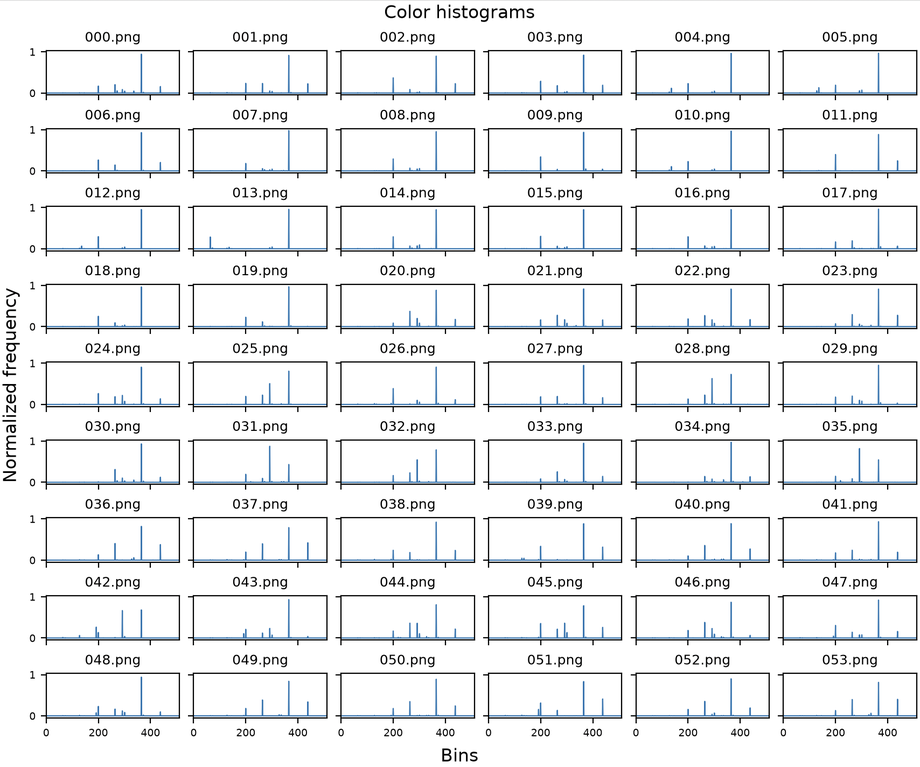
#> input picture image-1.png, 920 x 767 px, shrunk from 1708 x 1424 before the run; its folder holds only this picture in this run
$ python -i patch_features.py   (imports and definitions only)   (older library calls are emulated)
#> lines starting #> are read from the running program, lines starting #| are printed output that depends on the picture; after the words box and inside, x2 and y2 are one past the last pixel; in counts of white or black regions, pixels touching at a corner belong together
#> further down, picture is the input picture: shape (767, 920, 3); mean B, G, R 239.5, 238.3, 237
### CV/preprocessing/grayscale.py
import cv2
import numpy as np

def to_grayscale(image):
    if image.dtype != np.uint8 or image.ndim != 3 or image.shape[2] != 3 or image.size == 0:
        raise ValueError('Expected a nonempty 8-bit BGR image')

    return cv2.cvtColor(image, cv2.COLOR_BGR2GRAY)

### CV/preprocessing/gaussian_blur.py
import cv2

def apply_gaussian_blur(image, kernel_size=5):
#> called with kernel_size = 5
    if not isinstance(kernel_size, int) or kernel_size < 1 or kernel_size % 2 == 0:
        raise ValueError('Kernel size must be a positive odd integer')
    return cv2.GaussianBlur(image, (kernel_size, kernel_size), 0)

### CV/preprocessing/sobel_edge_bold.py
import cv2
import numpy as np


def apply_sobel_edge_bold(gray, strength=1.0):
#> called with strength = 1
    if gray.dtype != np.uint8 or gray.ndim != 2 or gray.size == 0:
        raise ValueError('Expected a nonempty 8-bit grayscale image')
    if not np.isfinite(strength) or not 0 <= strength <= 1:
        raise ValueError('Sobel strength must be between 0 and 1')

    gx = cv2.Sobel(gray, cv2.CV_32F, 1, 0, ksize=3, scale=0.25)
    gy = cv2.Sobel(gray, cv2.CV_32F, 0, 1, ksize=3, scale=0.25)
    edge_strength = np.clip(cv2.magnitude(gx, gy), 0, 255)
    kernel = cv2.getStructuringElement(cv2.MORPH_ELLIPSE, (5, 5))
    edge_strength = cv2.dilate(edge_strength, kernel, iterations=1)
    darkened = gray.astype(np.float32) - strength * edge_strength

    return np.rint(np.clip(darkened, 0, 255)).astype(np.uint8)
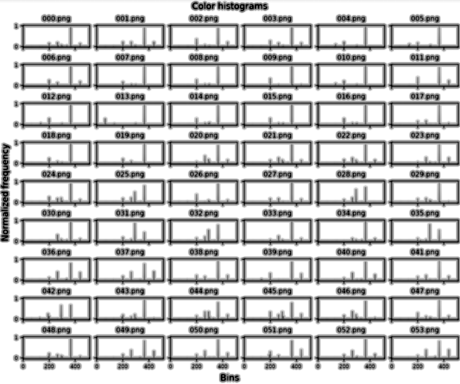
#> returned value: shape (767, 920) (shown at 1/2 size); min 0, max 255, mean 202.8

### CV/preprocessing/isodata.py
import numpy as np

def isodata_threshold(gray):
    if gray.dtype != np.uint8 or gray.ndim != 2 or gray.size == 0:
        raise ValueError("Expected a nonempty 8-bit grayscale image")

    histogram = np.bincount(gray.ravel(), minlength=256)
#> histogram = 256 values, max 317247 at index 255, min 80 at index 1, mean 2756.4
    intensities = np.arange(256)
    threshold = float(gray.mean())
#> threshold = 202.8

    for _ in range(256):
        lower = intensities <= threshold
        low_count = histogram[lower].sum()
        high_count = histogram[~lower].sum()
        if low_count == 0 or high_count == 0:
            break
        low_mean = np.dot(intensities[lower], histogram[lower]) / low_count
        high_mean = np.dot(intensities[~lower], histogram[~lower]) / high_count
        updated = float((low_mean + high_mean) / 2)
        if int(updated) == int(threshold):
            return updated
        threshold = updated
#> this loop made 4 passes
#> (low_count, high_count, low_mean, high_mean, updated, threshold) on passes 1 to 3: (271440, 434200, 126.7, 250.4, 188.6, 188.6), (246622, 459018, 119.9, 247.4, 183.6, 183.6), (236896, 468744, 117.2, 246.1, 181.6, 181.6)

    return threshold


def apply_isodata(gray, threshold_offset=0):
    if not np.isfinite(threshold_offset) or not -100 <= threshold_offset <= 100:
        raise ValueError('Threshold offset must be between -100 and 100')

    automatic_threshold = isodata_threshold(gray)
#> automatic_threshold = 181.1
    bright = gray > automatic_threshold
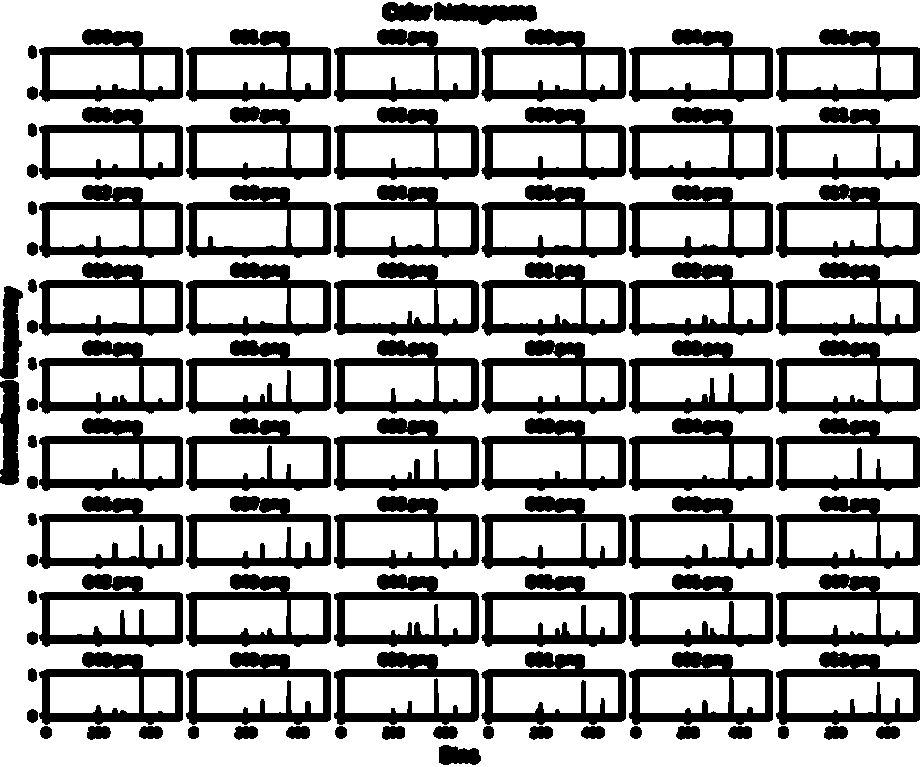
#> bright: shape (767, 920) bool; 66.8% white; 95 black regions, largest, box (x1, y1, x2, y2) and area: (629, 262, 773, 336) 4221, (629, 340, 773, 414) 4204, (629, 651, 773, 725) 4201
    border = np.concatenate((bright[0], bright[-1], bright[1:-1, 0], bright[1:-1, -1]))
    background_is_bright = np.count_nonzero(border) > border.size / 2
#> background_is_bright = True
    threshold = float(np.clip(automatic_threshold + threshold_offset, 0, 255))
#> threshold = 201.1
    bright = gray > threshold
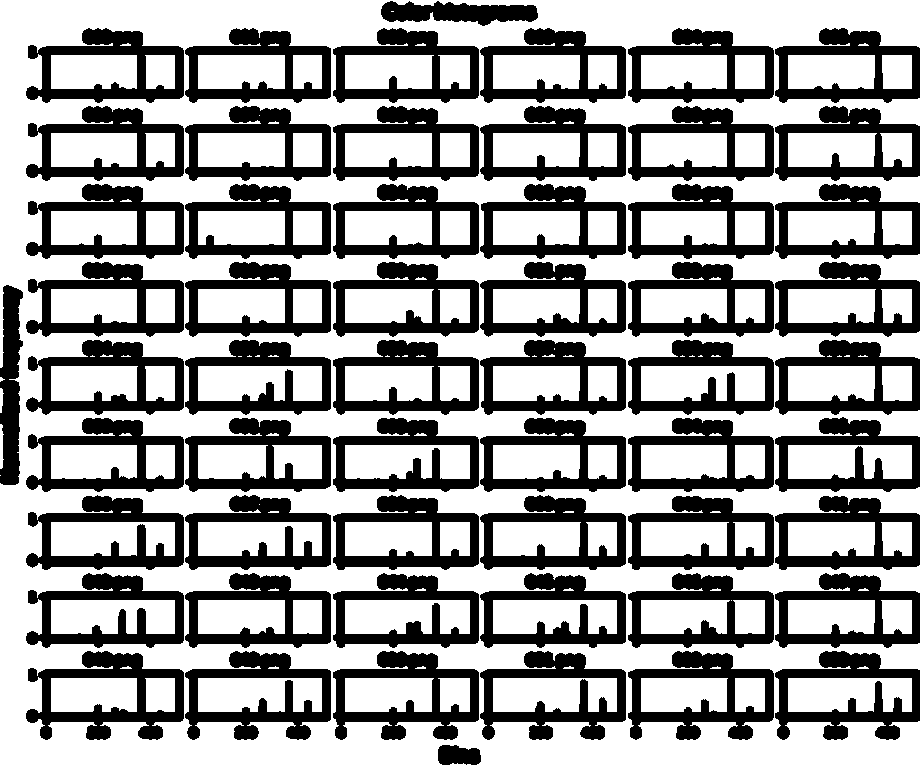
#> bright: shape (767, 920) bool; 61.8% white; 57 black regions, largest, box (x1, y1, x2, y2) and area: (26, 651, 184, 740) 5772, (185, 651, 331, 740) 5579, (480, 651, 626, 740) 5567
    foreground = ~bright if background_is_bright else bright

    return foreground.astype(np.uint8) * 255, threshold

### CV/preprocessing/preprocessing.py
import argparse
from dataclasses import dataclass
from pathlib import Path

import cv2
import numpy as np

if __package__:
    from .inpainting import glare_threshold
    from .surrounding_color_fill import fill_surrounding_color
    from .boundary_blending import blend_glare_boundary
    from .helpers import get_image
    from .grayscale import to_grayscale
    from .sobel_edge_bold import apply_sobel_edge_bold
    from .gaussian_blur import apply_gaussian_blur
    from .isodata import apply_isodata
    from .morphological_cleanup import morphological_cleanup
    from .plate_mask import extract_plate_mask
    from .apply_mask import apply_plate_mask
    from .clahe import apply_clahe
    from .contrast import increase_contrast
else:
    from inpainting import glare_threshold
    from surrounding_color_fill import fill_surrounding_color
    from boundary_blending import blend_glare_boundary
    from helpers import get_image
    from grayscale import to_grayscale
    from sobel_edge_bold import apply_sobel_edge_bold
    from gaussian_blur import apply_gaussian_blur
    from isodata import apply_isodata
    from morphological_cleanup import morphological_cleanup
    from plate_mask import extract_plate_mask
    from apply_mask import apply_plate_mask
    from clahe import apply_clahe
    from contrast import increase_contrast


@dataclass
class PreprocessingResult:
    gray: np.ndarray
    blurred: np.ndarray
    edge_bold: np.ndarray
    threshold: float
    threshold_mask: np.ndarray
    cleaned_mask: np.ndarray
    plate_mask: np.ndarray
    plate: np.ndarray
    plate_gray: np.ndarray
    glare_mask: np.ndarray
    color_filled_plate: np.ndarray
    blended_plate: np.ndarray
    blurred_plate: np.ndarray
    clahe_plate: np.ndarray
    contrast_plate: np.ndarray
    final_plate: np.ndarray


@dataclass
class SegmentationResult:
    gray: np.ndarray
    blurred: np.ndarray
    edge_bold: np.ndarray
    threshold: float
    threshold_mask: np.ndarray
    cleaned_mask: np.ndarray
    plate_mask: np.ndarray
    plate: np.ndarray


def segment_plate(image, blur_size=5,
                  fill_holes=True, allow_border_touching=True,
                  sobel_strength=1.0, threshold_offset=20):
    """Run only through masking the original color plate."""
    if image.dtype != np.uint8 or image.ndim != 3 or image.shape[2] != 3 or image.size == 0:
        raise ValueError('Expected a nonempty 8-bit BGR image')

    gray = to_grayscale(image)
    blurred = apply_gaussian_blur(gray, blur_size)
    edge_bold = apply_sobel_edge_bold(blurred, sobel_strength)
    threshold_mask, threshold = apply_isodata(edge_bold, threshold_offset)
#> threshold = 201.1
    cleaned_mask = morphological_cleanup(threshold_mask, fill_holes=fill_holes)
    plate_mask = extract_plate_mask(cleaned_mask, fill_holes, allow_border_touching)
    plate = apply_plate_mask(image, plate_mask)
    return SegmentationResult(gray, blurred, edge_bold, threshold,
                              threshold_mask, cleaned_mask, plate_mask, plate)


def preprocess_plate(image, blur_size=5,
                     fill_holes=True, allow_border_touching=True, sobel_strength=1.0, threshold_offset=20,
                     glare_cutoff=220, surrounding_radius=5, run_glare_fill=True, blend_width=3, contrast_factor=1.5):

    segmented = segment_plate(image, blur_size, fill_holes,
                              allow_border_touching, sobel_strength, threshold_offset)
    gray, blurred, edge_bold = (segmented.gray,
                                           segmented.blurred, segmented.edge_bold)
    threshold, threshold_mask = segmented.threshold, segmented.threshold_mask
    cleaned_mask, plate_mask, plate = segmented.cleaned_mask, segmented.plate_mask, segmented.plate
    plate_gray = to_grayscale(plate)
    glare_mask = glare_threshold(plate_gray, plate_mask, glare_cutoff)
    color_filled_plate = (fill_surrounding_color(plate, glare_mask, plate_mask, surrounding_radius)
                          if run_glare_fill else plate.copy())
    blended_plate = blend_glare_boundary(plate, color_filled_plate, glare_mask, blend_width)
    blurred_plate = apply_gaussian_blur(to_grayscale(blended_plate), blur_size)
    blurred_plate[plate_mask == 0] = 0
    clahe_plate = apply_clahe(blurred_plate)
    clahe_plate[plate_mask == 0] = 0
    contrast_plate = increase_contrast(clahe_plate, contrast_factor)
    contrast_plate[plate_mask == 0] = 0
    # Retain repaired chroma so color and texture features share the same
    # fully processed input, rather than discarding LAB/HSV color information.
    color = cv2.cvtColor(blended_plate, cv2.COLOR_BGR2YCrCb)
    color[:, :, 0] = contrast_plate
    final_plate = cv2.cvtColor(color, cv2.COLOR_YCrCb2BGR)
    final_plate[plate_mask == 0] = 0

    return PreprocessingResult(gray, blurred, edge_bold, threshold, threshold_mask,
                               cleaned_mask, plate_mask, plate,
                               plate_gray, glare_mask, color_filled_plate, blended_plate,
                               blurred_plate, clahe_plate, contrast_plate, final_plate)


# [50 lines left out: function main, not called in this run]


# [2 lines that do not run on import are left out]

### CV/preprocessing/morphological_cleanup.py
import cv2
import numpy as np


def morphological_cleanup(mask, fill_holes=True):
#> called with fill_holes = True
    if mask.dtype != np.uint8 or mask.ndim != 2 or mask.size == 0:
        raise ValueError('Expected a nonempty 8-bit binary mask')
    if not np.all((mask == 0) | (mask == 255)):
        raise ValueError('Binary mask values must be 0 or 255')

    filled = mask.copy()

    if fill_holes:
        flooded = cv2.copyMakeBorder(mask, 1, 1, 1, 1, cv2.BORDER_CONSTANT, value=0)
#> flooded: shape (769, 922); 38% white; 57 white regions, largest, box (x1, y1, x2, y2) and area: (27, 652, 185, 741) 5772, (186, 652, 332, 741) 5579, (481, 652, 627, 741) 5567
        cv2.floodFill(flooded, None, (0, 0), 255)
#> flooded: shape (769, 922); 70.8% white; 172 black regions (28 under 20 px), largest, box (x1, y1, x2, y2) and area: (642, 367, 766, 402) 3851, (199, 367, 323, 402) 3846, (346, 601, 471, 635) 3747
        holes = cv2.bitwise_not(flooded[1:-1, 1:-1])
#> holes: shape (767, 920); 29.3% white; 172 white regions (28 under 20 px), largest, box (x1, y1, x2, y2) and area: (641, 366, 765, 401) 3851, (198, 366, 322, 401) 3846, (345, 600, 470, 634) 3747
        filled = cv2.bitwise_or(mask, holes)
#> filled: shape (767, 920); 67.6% white; 5 black regions (2 under 20 px), largest, box (x1, y1, x2, y2) and area: (0, 0, 920, 767) 228592, (0, 424, 4, 469) 132, (0, 388, 4, 413) 68

    kernel = cv2.getStructuringElement(cv2.MORPH_ELLIPSE, (9, 9))
    dilated = cv2.dilate(filled, kernel, iterations=1)
#> dilated: shape (767, 920); 80.7% white; 79 black regions (22 under 20 px), largest, box (x1, y1, x2, y2) and area: (0, 486, 437, 767) 23347, (0, 0, 384, 287) 23101, (458, 724, 920, 767) 14204

    return cv2.erode(dilated, kernel, iterations=1)
#> returned value: shape (767, 920); 70.9% white; 58 black regions, largest, box (x1, y1, x2, y2) and area: (0, 482, 441, 767) 28810, (0, 0, 393, 291) 27687, (401, 0, 920, 49) 17901

### CV/preprocessing/plate_mask.py
import cv2
import numpy as np


def extract_plate_mask(mask, fill_holes=True, allow_border_touching=False):
#> called with fill_holes = True, allow_border_touching = True
    count, labels, stats, _ = cv2.connectedComponentsWithStats(mask, connectivity=8)
#> count = 2; stats = [[0, 0, 920, 767, 205577], [0, 0, 920, 767, 500063]]
    border_labels = np.unique(np.concatenate((labels[0], labels[-1], labels[:, 0], labels[:, -1])))
#> border_labels = [0, 1]
    candidates = np.arange(1, count)
    if not allow_border_touching:
        candidates = np.setdiff1d(candidates, border_labels)
    if candidates.size == 0:
        return np.zeros(mask.shape, dtype=np.uint8)

    largest = candidates[np.argmax(stats[candidates, cv2.CC_STAT_AREA])]
#> largest = 1
    mask = (labels == largest).astype(np.uint8) * 255

    if fill_holes:
        flooded = cv2.copyMakeBorder(mask, 1, 1, 1, 1, cv2.BORDER_CONSTANT, value=0)
#> flooded: shape (769, 922); 70.5% white; 44 black regions, largest, box (x1, y1, x2, y2) and area: (0, 0, 922, 769) 105469, (108, 98, 237, 128) 2517, (550, 98, 679, 128) 2512
        cv2.floodFill(flooded, None, (0, 0), 255)
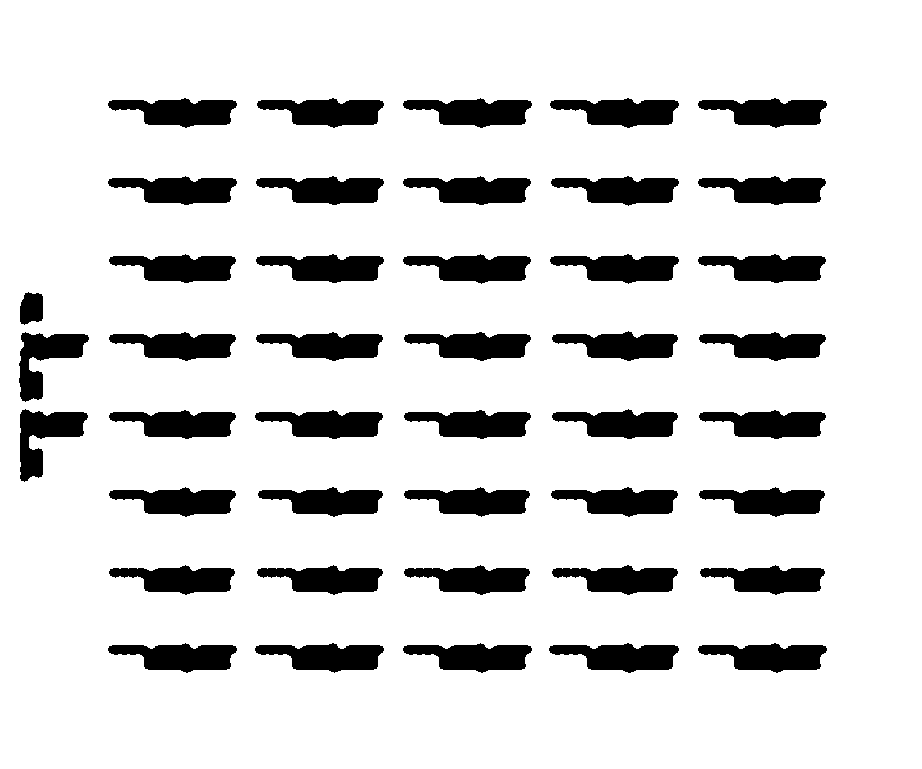
#> flooded: shape (769, 922); 85.4% white; 43 black regions, largest, box (x1, y1, x2, y2) and area: (108, 98, 237, 128) 2517, (550, 98, 679, 128) 2512, (549, 643, 679, 673) 2512
        holes = cv2.bitwise_not(flooded[1:-1, 1:-1])
#> holes: shape (767, 920); 14.7% white; 43 white regions, largest, box (x1, y1, x2, y2) and area: (107, 97, 236, 127) 2517, (549, 97, 678, 127) 2512, (548, 642, 678, 672) 2512
        mask = cv2.bitwise_or(mask, holes)

    kernel = cv2.getStructuringElement(cv2.MORPH_ELLIPSE, (3, 3))

    return cv2.erode(mask, kernel, iterations=3,
                     borderType=cv2.BORDER_CONSTANT, borderValue=0)
#> returned value: shape (767, 920); 83% white; 1 black region, box (x1, y1, x2, y2) and area: (0, 0, 920, 767) 120262

### CV/preprocessing/apply_mask.py
import cv2
import numpy as np

def apply_plate_mask(normalized_image, mask):
    if mask.dtype != np.uint8 or mask.ndim != 2 or mask.shape != normalized_image.shape[:2]:
        raise ValueError('Mask must be uint8 and match the image height and width')
    return cv2.bitwise_and(normalized_image, normalized_image, mask=mask)
#> returned value: shape (767, 920, 3)
#> in preprocess_plate, `threshold, threshold_mask = segmented.threshold, segmented.threshold_m..`: threshold = 201.1

### CV/preprocessing/inpainting.py
import cv2
import numpy as np

def glare_threshold(gray, plate_mask, threshold=220):
#> called with threshold = 220
    if gray.dtype != np.uint8 or gray.ndim != 2 or not gray.size:
        raise ValueError('Expected nonempty uint8 grayscale image')
    _validate_mask(plate_mask, gray.shape)
    if not np.isfinite(threshold) or not 0 <= threshold <= 255:
        raise ValueError('Glare threshold must be between 0 and 255')
    _, mask = cv2.threshold(gray, threshold, 255, cv2.THRESH_BINARY)
#> mask: shape (767, 920); 71.6% white; 350 black regions (54 under 20 px), largest, box (x1, y1, x2, y2) and area: (0, 0, 920, 767) 154951, (483, 595, 623, 646) 1187, (335, 595, 476, 646) 1185

    return cv2.bitwise_and(mask, plate_mask)


def _validate_mask(mask, shape):
    if mask.dtype != np.uint8 or mask.shape != shape or not np.isin(mask, [0, 255]).all():
        raise ValueError('Expected matching binary uint8 mask (0 or 255)')


# [38 lines left out: functions build_inpainting_mask, patch_based_inpainting, not called in this run]

### CV/preprocessing/boundary_blending.py
import cv2
import numpy as np

def blend_glare_boundary(original, filled, glare_mask, blend_width=3):
#> called with blend_width = 3
    if original.dtype != np.uint8 or original.ndim != 3 or original.shape[2] != 3 or not original.size:
        raise ValueError('Expected nonempty uint8 BGR image')
    if filled.shape != original.shape or filled.dtype != np.uint8:
        raise ValueError('Fill image must match original')
    if glare_mask.shape != original.shape[:2] or glare_mask.dtype != np.uint8 or not np.isin(glare_mask, [0, 255]).all():
        raise ValueError('Expected matching binary uint8 mask')
    if isinstance(blend_width, bool) or not isinstance(blend_width, int) or not 0 <= blend_width <= 31:
        raise ValueError('Blend width must be an integer between 0 and 31')

    padded = cv2.copyMakeBorder(glare_mask, 1, 1, 1, 1, cv2.BORDER_CONSTANT, value=0)
#> padded: shape (769, 922); 71.3% white; 350 black regions (54 under 20 px), largest, box (x1, y1, x2, y2) and area: (0, 0, 922, 769) 158329, (484, 596, 624, 647) 1187, (336, 596, 477, 647) 1185
    distance = cv2.distanceTransform(padded, cv2.DIST_L2, 5)[1:-1, 1:-1]
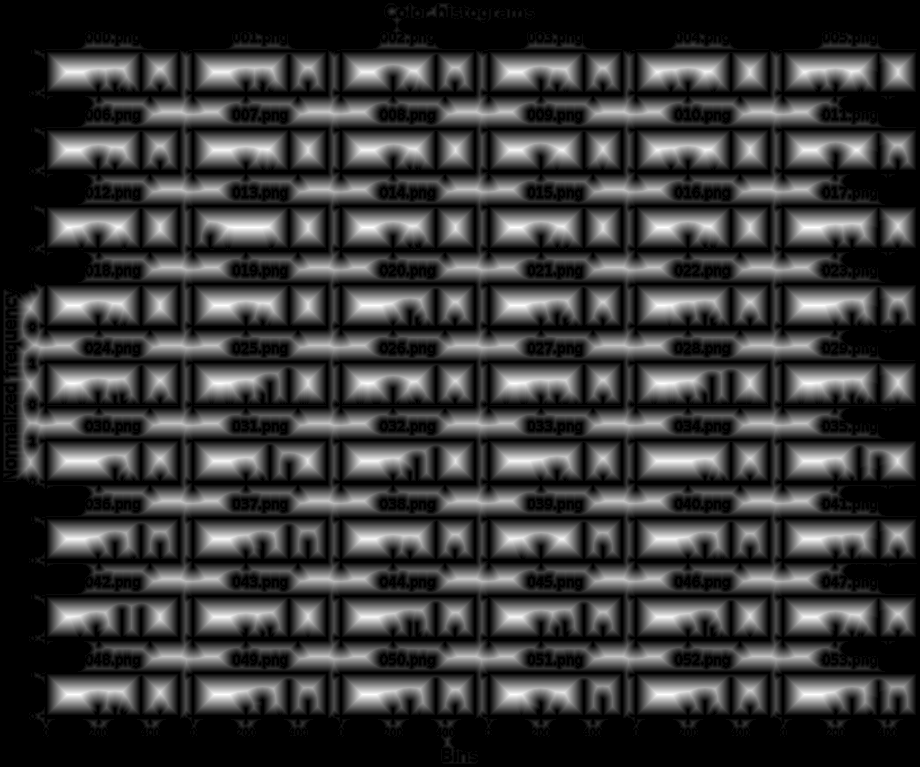
#> distance: shape (767, 920) float32; min 0, max 21, mean 4.7; drawn with min black and max white
    alpha = np.clip(distance / max(1, blend_width), 0, 1)[..., None]
    result = original.copy()
    selected = glare_mask != 0
#> (the rest of the program and of its run is left out)
